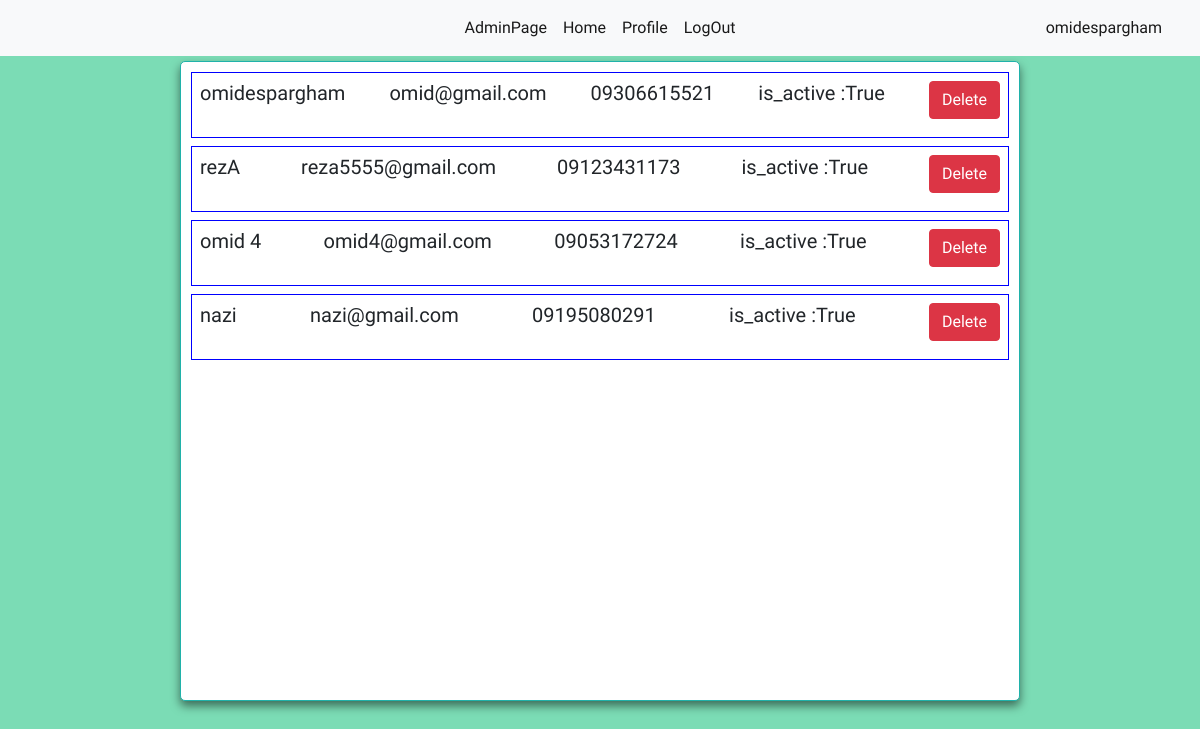
Page /accounts/admin/showusers/ (signed in) on the earlier database version.
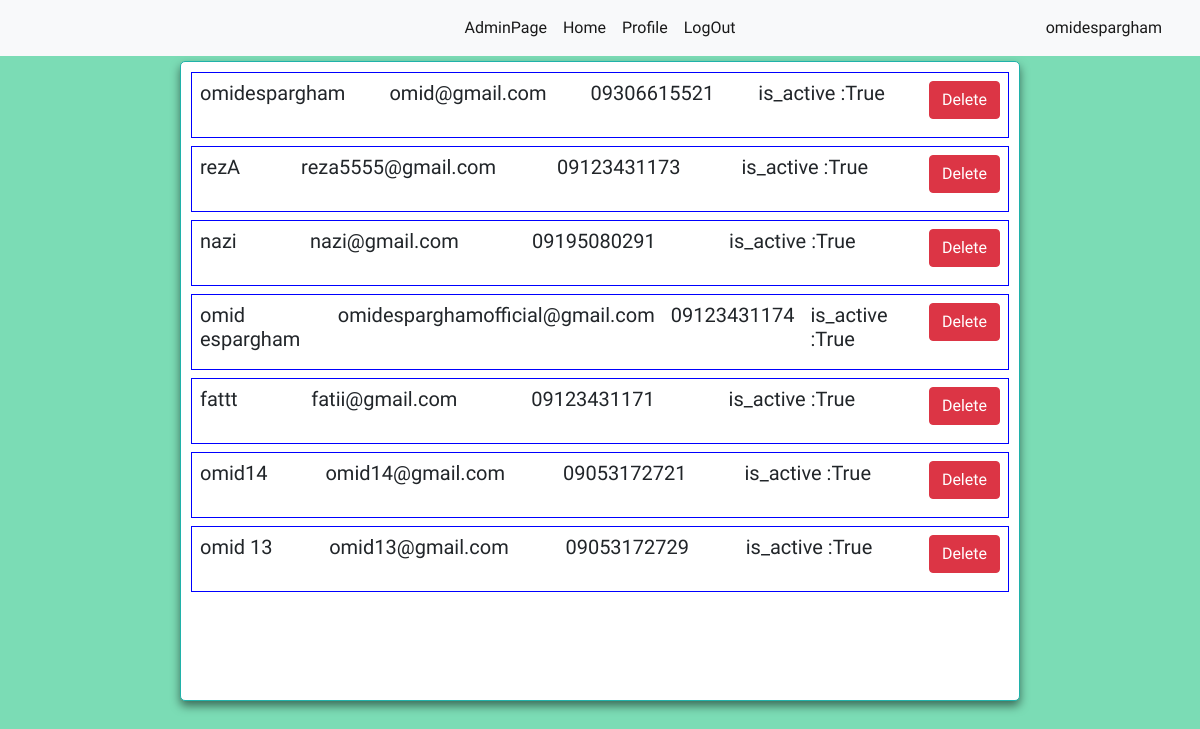
Same page on the later database version.
### accounts/models.py (models this page shows, shortened)
class User(AbstractBaseUser):
    email = models.EmailField(unique=True)
    phone_number = models.CharField(max_length=11,
                                    unique=True)
    full_name = models.CharField(max_length=100)
    is_active = models.BooleanField(default=True)
    is_admin = models.BooleanField(default=False)
    objects = UserManager()
    USERNAME_FIELD = "phone_number"
    REQUIRED_FIELDS = ("email", "full_name")

### accounts/views.py (the view)
# urls.py: path("showusers/",views.AdminShowUserView.as_view(),name="admin_show_user"),
class AdminShowUserView(LoginRequiredMixin, View):
    template_name = "accounts/admin/show_users.html"
    def dispatch(self, request, *args, **kwargs):
        if request.user.is_admin:
            return super().dispatch(request, *args, **kwargs)
        return redirect("accounts:user_profile")
    def get(self, request):
        users = User.objects.all()
        return render(request, self.template_name, {"users": users})

### accounts/templates/accounts/admin/show_users.html (shortened to what this page needs)
{% extends 'base.html' %}
{% block body %}
{% for user in users%}
<h5 style="border: 1px solid blue;padding-bottom: 10px;" class="d-flex justify-content-between">
    <span class="p-2">{{user.full_name}}</span>
    <span class="p-2">{{user.email}}</span>
    <span class="p-2">{{user.phone_number}}</span>
    <span class="p-2">is_active :{{user.is_active}}</span>
    <span class="p-2"><a href="{% url 'accounts:admin_delete_user' user.id %}" class="btn btn-danger">Delete</a></span>
</h5>
{% endfor %}
{% endblock %}

### templates/base.html (shortened to what this page needs)
{% load static %}
<!DOCTYPE html>
<html lang="en">
<head>
    <link href="https://cdn.jsdelivr.net/npm/bootstrap@5.1.3/dist/css/bootstrap.min.css" rel="stylesheet"
>
    <link href="https://stackpath.bootstrapcdn.com/font-awesome/4.7.0/css/font-awesome.min.css" rel="stylesheet"
>
     <link rel="stylesheet" href="{% static 'css/base_style.css' %}">
</head>
<body>
    {% include "inc/navbar.html"%}
    <div class="my_container">
    {% block body %}{% endblock %}
    </div>
</body>
</html>

### templates/inc/navbar.html (shortened to what this page needs)
<nav class="navbar navbar-expand-lg navbar-light bg-light">
  <div class="container-fluid">
    <div class="collapse navbar-collapse center_nav" id="navbarNav" style="justify-content: center;">
      <ul class="navbar-nav nav-container">
        {% if user.is_authenticated %}
        {% if user.is_admin %}
        <li class="nav-item">
          <a class="nav-link active" aria-current="page" href="{% url 'accounts:admin_show_user' %}">AdminPage</a>
        </li>
        {% endif %}
        <li class="nav-item">
          <a class="nav-link active" aria-current="page" href="{% url 'todo:show_todos' %}">Home</a>
        </li>
        <li class="nav-item">
          <a class="nav-link active" aria-current="page" href="{% url 'accounts:user_profile' %}">Profile</a>
        </li>
        <li class="nav-item">
          <a class="nav-link active" aria-current="page" href="{% url 'accounts:user_logout' %}">LogOut</a>
        </li>
        <li class="nav-item">
          <a class="nav-link active" aria-current="page" href="{% url 'todo:show_todos' %}" style="right: 30px;position: absolute;">{{request.user.full_name}}</a>
        </li>
        {% endif %}
      </ul>
    </div>
  </div>
</nav>

### static/css/base_style.css (style rules this page uses)
* { margin: 0; padding: 0; box-sizing: border-box; list-style: none; font-family: 'Josefin Sans', sans-serif; }
.my_container { display: block; max-width: 70%; min-height: 80vh; margin: auto; margin-top: 5px; border: solid lightseagreen 1px; border-radius: 5px; box-shadow: 0px 5px 10px 0px rgba(0, 0, 0, 0.5); padding: 10px; background-color: #ffffff; }
body { background-color: #7bdcb5; }
.nav-container { display: flex; justify-content: center; }
.center_nav { justify-content: center; }

Differences in the rows shown:
removed User: full_name "omid 4", email "omid4@gmail.com", phone_number "09053172724", is_active "True"
added User: full_name "omid espargham", email "omidesparghamofficial@gmail.com", phone_number "09123431174", is_active "True"
added User: full_name "fattt", email "fatii@gmail.com", phone_number "09123431171", is_active "True"
added User: full_name "omid14", email "omid14@gmail.com", phone_number "09053172721", is_active "True"
added User: full_name "omid 13", email "omid13@gmail.com", phone_number "09053172729", is_active "True"
